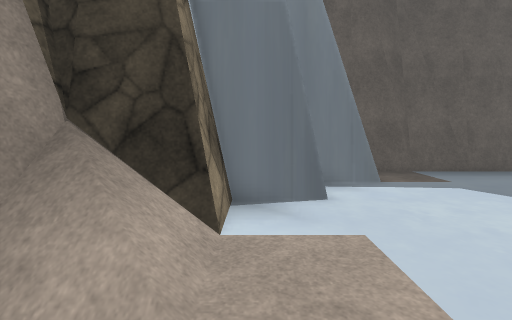
[1] (above)

20 first-person views from a walk through a scene from a Unity 3-D project. The camera is 1.4 m above the floor, tilts 6° down and sees 85° across. The floor is counted in squares, 1 m on a side. Each view is taken from the middle of a square. On the plan, view 1 faces up. The plan holds only what a view shows up to about 14 squares ahead; the rest is blank. The place goes on beyond the plan. The player character is not drawn. Some surface patterns are stand-ins.

[2]
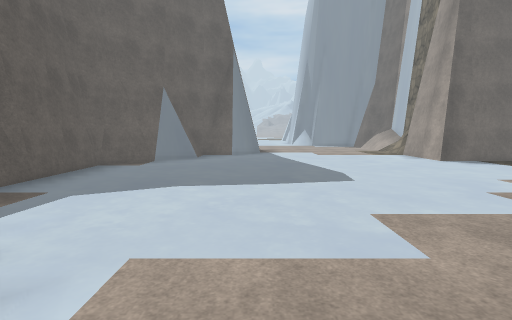

[3]
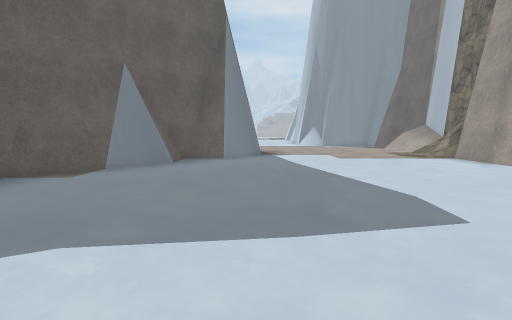

[4]
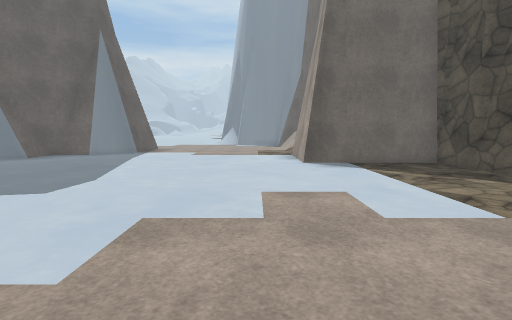

[5]
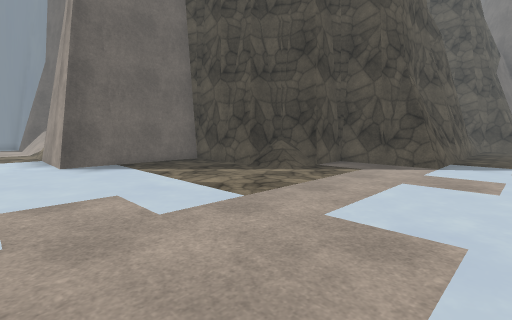

[6]
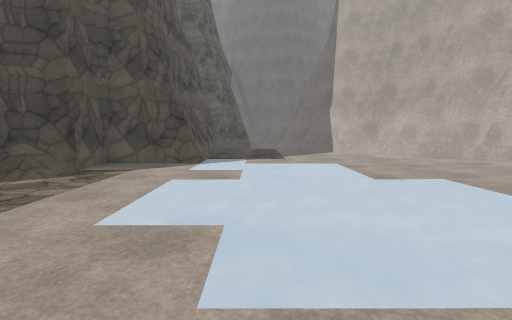

[7]
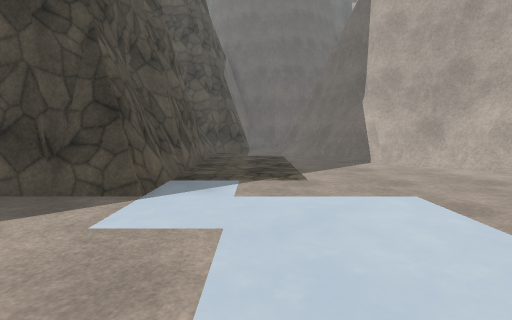

[8]
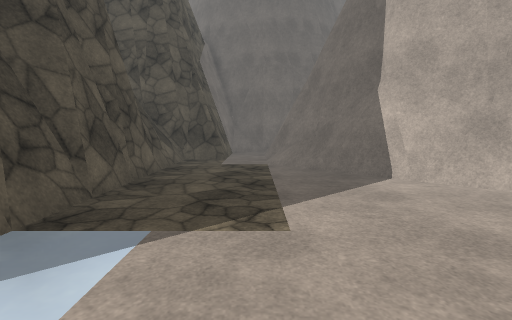

[9]
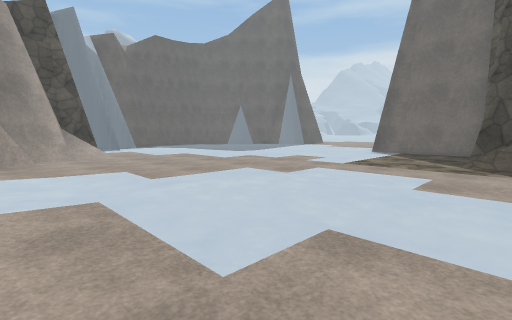

[10]
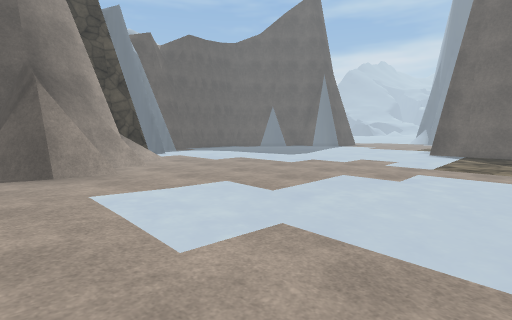

[11]
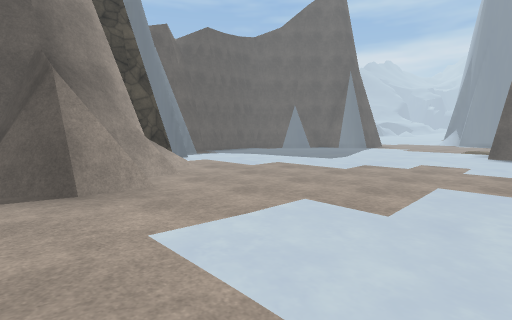

[12]
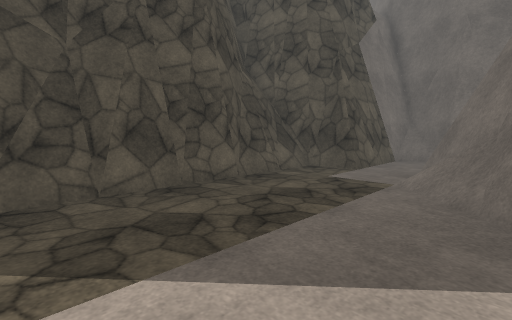

[13]
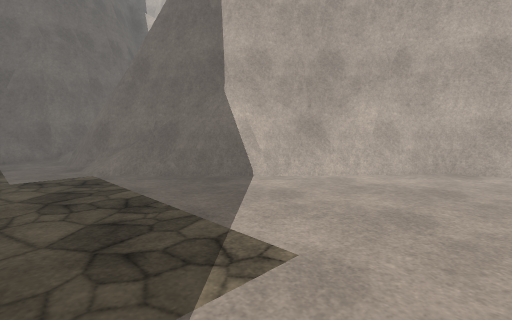

[14]
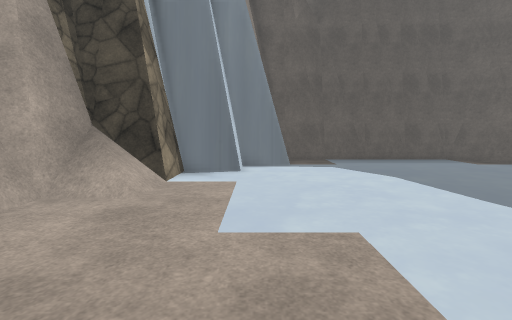

[15]
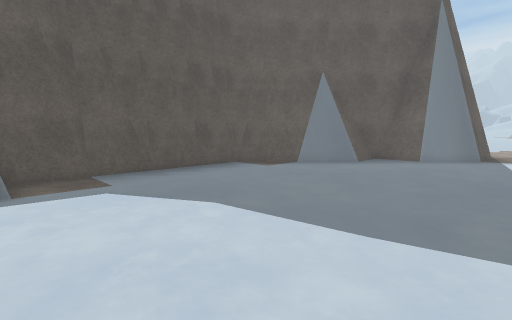

[16]
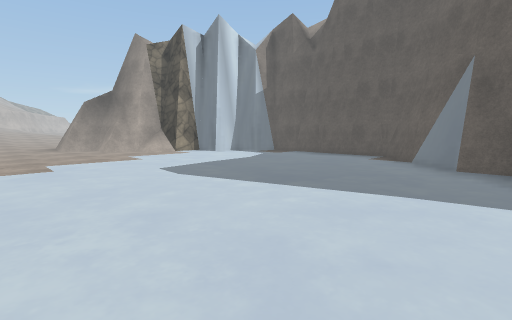

[17]
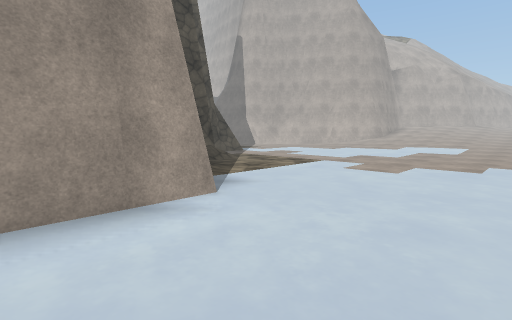

[18]
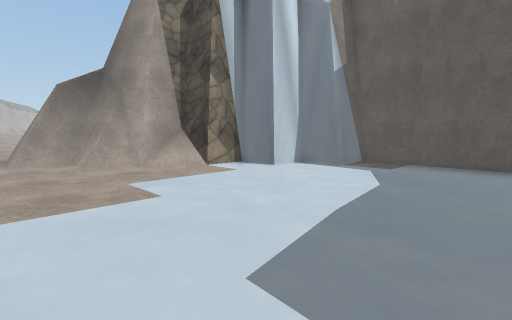

[19]
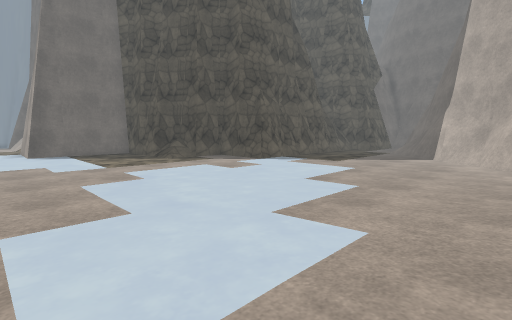

[20]
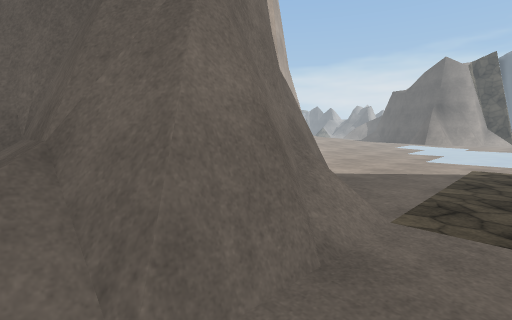

### Floor plan
Key: @ floor where view 1 was taken; # wall or solid block; . main floor; : floor 0.25 m higher than the main floor; / step, stairs or slope; = window, fence, low wall or low ledge; O other object.
Columns run from 8 left of view 1 to 17 right of it. Each row starts with its distance up from view 1.
 10            ##########
  9            #........##
  8          ###.........##
  7          #............##
  6        ###.............###
  5        #.................#
  4      ###.................#
  3      #//..................
  2      #//..................
  1     ##....................
  0 ######..@.................
 -1 /###......................
 -2 ./##......................
 -3 :.........................
 -4 ::........................
 -5 :::.......................
 -6 :::.......................
 -7 :::.......................
 -8 :::..................#####
 -9 :::..................##
-10 ::...................#
-11 ::...................#
-12 ::...................#
-13 ::...................#
-14 :................=####
-15 :...............O=#
-16 :..............####
-17 ...............##
-18 =...........####
-19 #...........##
-20 #...........#
-21 ##..........#
-22 ##=.........#
-23  ##=........#
-24   ###.......#
-25    ###......#
-26     ##......#
-27      #O.....#
-28      ##O....#
-29      ###....#
-30      ###..###
-31   ######..#
-32   ##////..#

Where each view was taken, in squares from view 1:
view 1: 0 up, 0 right, facing up
view 2: 2 up, 2 left, facing right
view 3: 2 up, 3 right, facing right
view 4: 6 down, 1 right, facing right
view 5: 6 down, 1 right, facing down-right
view 6: 6 down, 1 right, facing down
view 7: 12 down, 1 right, facing down
view 8: 16 down, 0 right, facing down
view 9: 16 down, 6 left, facing up-right
view 10: 13 down, 8 left, facing up-right
view 11: 10 down, 8 left, facing up-right
view 12: 20 down, 3 left, facing down-right
view 13: 18 down, 2 right, facing down-left
view 14: 4 down, 2 right, facing up
view 15: 0 up, 3 right, facing up-right
view 16: 6 down, 17 right, facing up-left
view 17: 3 down, 17 right, facing down-left
view 18: 3 down, 9 right, facing up-left
view 19: 6 down, 8 left, facing down-right
view 20: 32 down, 1 right, facing up-left
